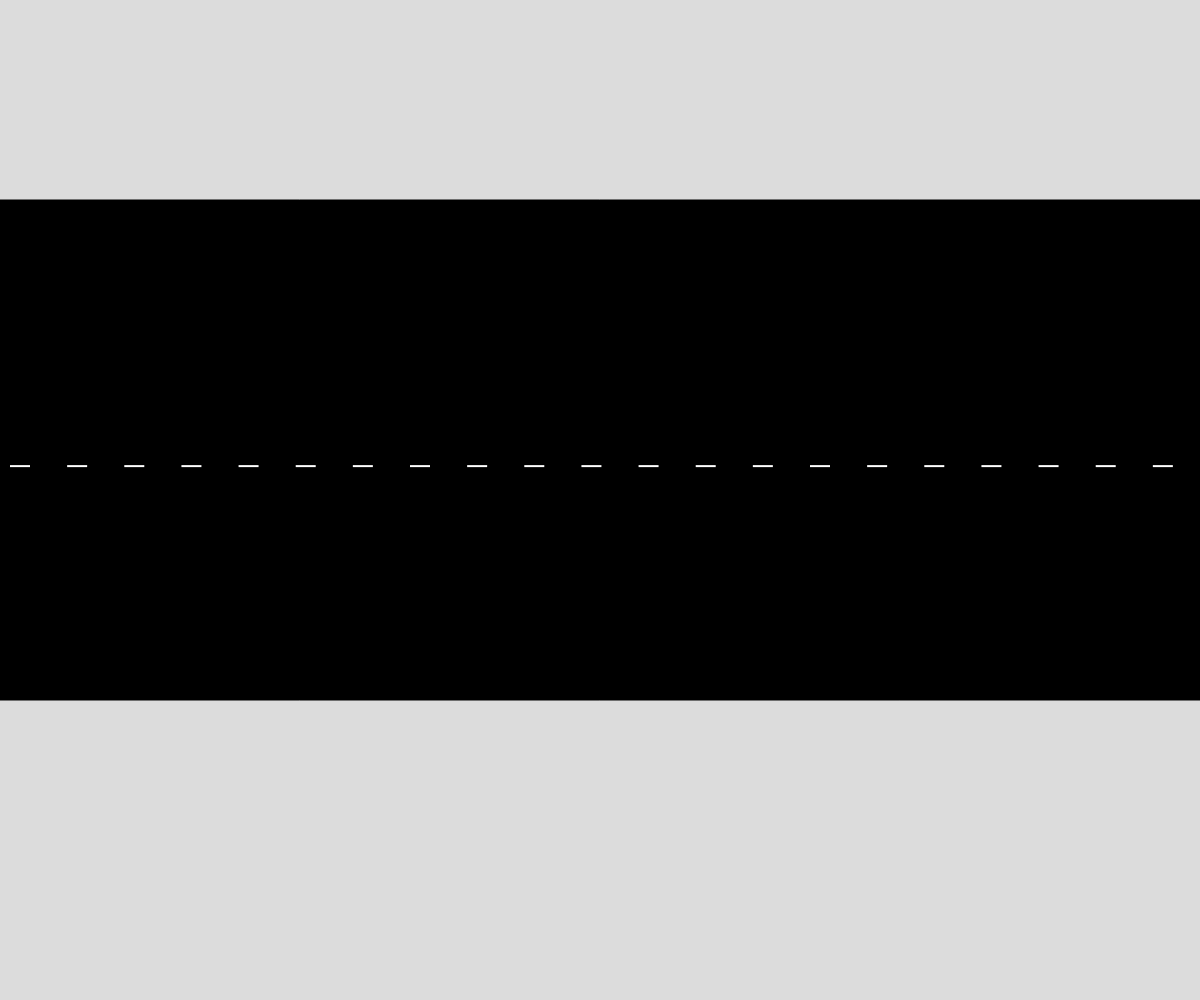
Frame 1 (no input)
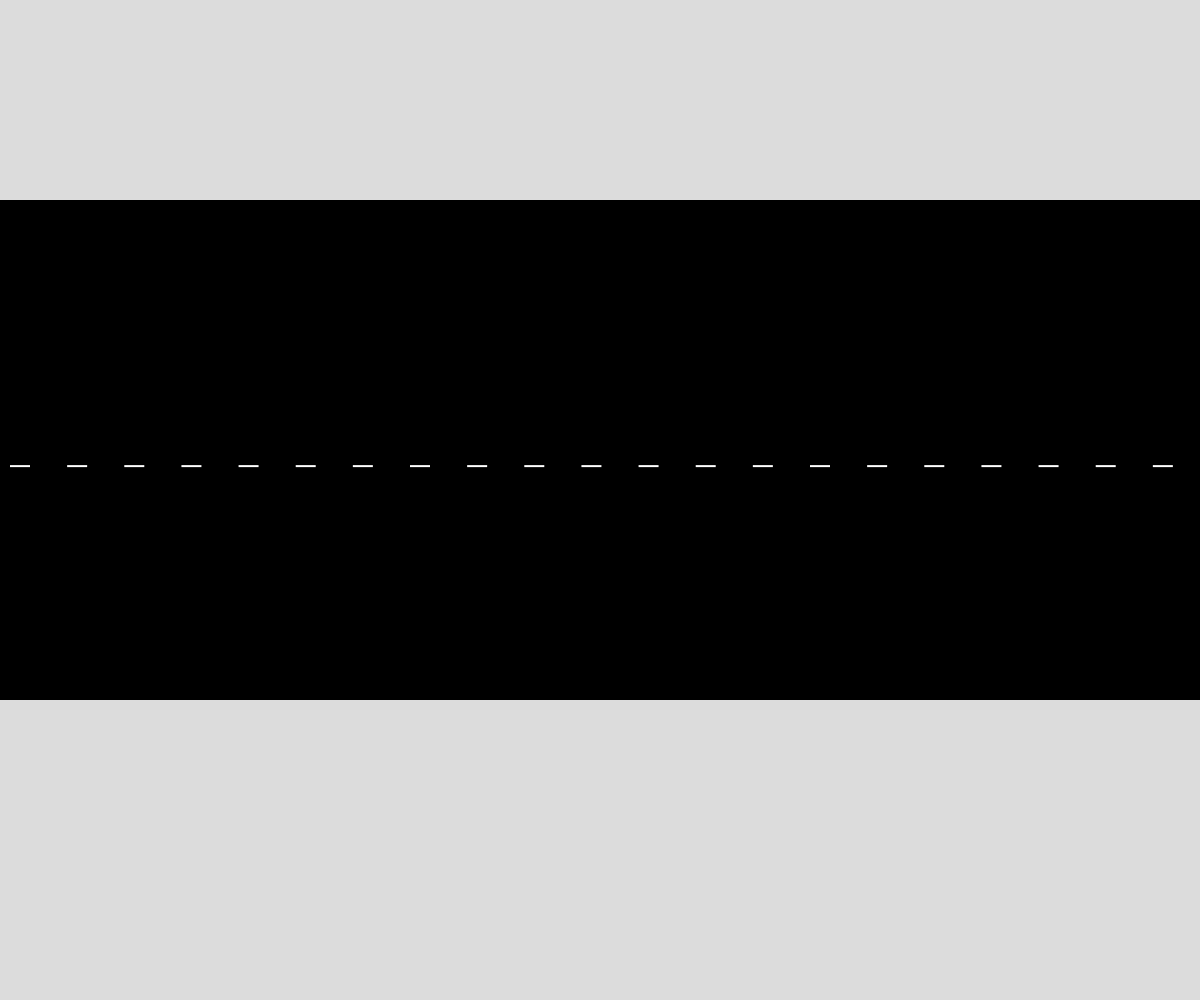
Frame 60 (no input)
Frame 120 (the mouse pressed at the canvas centre since frame 60): identical to frame 60, image omitted

The p5.js sketch that drew these frames (run headless with seeded random() and noise() and a simulated clock; from frame 60 on, the mouse is pressed at the canvas centre):

// p5.js sketch
// ── sketch.js
// Project Title
// Your Name
// Date
//
// Extra for Experts:
// - describe what you did to take this project "above and beyond"


//golbal variable

let eastbound = [];
let westbound = [];
let VehicleType, toward, position;

async function setup() {
  createCanvas(windowWidth, windowHeight);
}

function draw() {
  background(220);
  drawRoad();
  VehicleType = random(0,1); toward = random(0,1); position = random(0,100);
  position = map(position, 0,100,height*0.2);
  if (VehicleType !== 1){
    if(toward !== 1){
      eastbound.push(new Vehicle(0,));
    }
  }
}

function drawRoad(){
  fill('black');
  rect(0, height*0.2, width, height*0.5);
  fill('white');
  noStroke();
  for(let i = 0; i <= width; i+= width/21){
    rect(i + 10, height/2.15, 20, 2);
  }
}

class Vehicle{
  constructor(x,y,theImage,derection){
    this.x = x; this.y = y;
    this.c = color(random(255),random(255),random(255));
    this.derection = derection;
    this.theImage = theImage;
  }

  display(){
    if(this.theImage === 0){
      rect(this.x, this.y, )
    }
    else{

    }
  }
}
